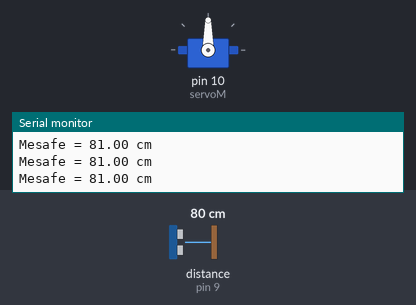
Simulated run of this sketch. Board: Arduino Uno, built with avr-gcc and run on an emulated ATmega328P. Parts: servo, the last lines printed to the serial monitor. The inputs (shaded band) are chosen by the test bench; at power-on: distance to the obstacle (sensor on pin 9) 80 cm. The echo pulse lasts 58.3 µs per cm.

Above: at 1.3 s.
1.4 s: distance to the obstacle (sensor on pin 9) set to 6 cm
2.9 s: distance to the obstacle (sensor on pin 9) set to 3 cm
At 5.8 s:
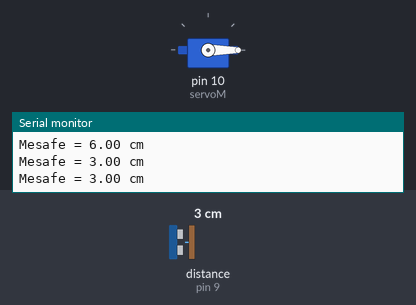
5.9 s: distance to the obstacle (sensor on pin 9) set to 9 cm
At 6.9 s:
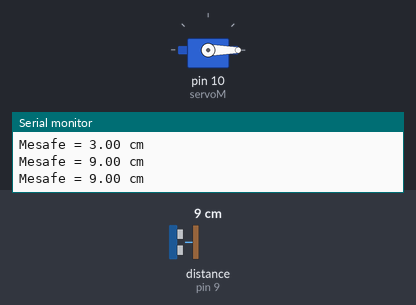
7.4 s: distance to the obstacle (sensor on pin 9) set to 4 cm
At 8.3 s:
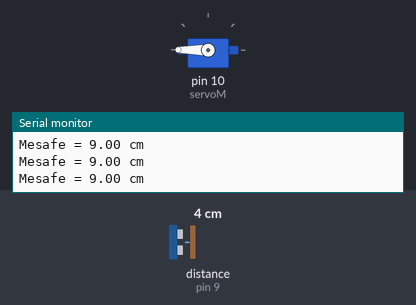
Timing chart, 0 to 11.4 s (numbered marks = the images above; inputs shaded):
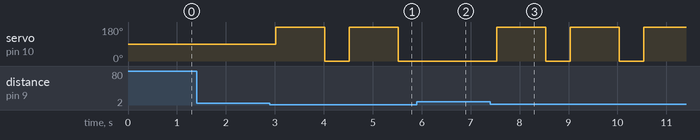

Measured:
- the behaviour switches between 5 and 4 cm on distance to the obstacle (sensor on pin 9) (found by bisection; images 0 and 1)
- after the input at 2.9 s, servo on pin 10 (servoM): alternates 180° for 1.0 s and 0° for 0.50 s, starting after 0.12 s
- after the input at 5.9 s, servo on pin 10 (servoM): stays 0° (without the input it goes to 180° after 0.13 s)
- after the input at 7.4 s, servo on pin 10 (servoM): alternates 180° for 1.0 s and 0° for 0.50 s, starting after 0.13 s

The sketch:

distancewithservo.ino
```cpp
#include "NewPing.h"
#include<Servo.h>

#define TRIGGER_PIN 8
#define ECHO_PIN 9

#define MAX_DISTANCE 400

Servo servoM;
NewPing sonar(TRIGGER_PIN, ECHO_PIN, MAX_DISTANCE);
float duration, distance;

int pos = 0;

void setup()
{
    servoM.attach(10);
  Serial.begin(9600);
}

void loop()
{
  distance = sonar.ping_cm();


  if(distance < 5) {
    servoM.write(180);
    delay(1000);
    servoM.write(0);
  }


  Serial.print("Mesafe = ");

  if (distance >= 400 || distance <= 2)
  {
    Serial.println("Out of range");
  }
  else
  {
    Serial.print(distance);
    Serial.println(" cm");
  }
  delay(500);
}
```
